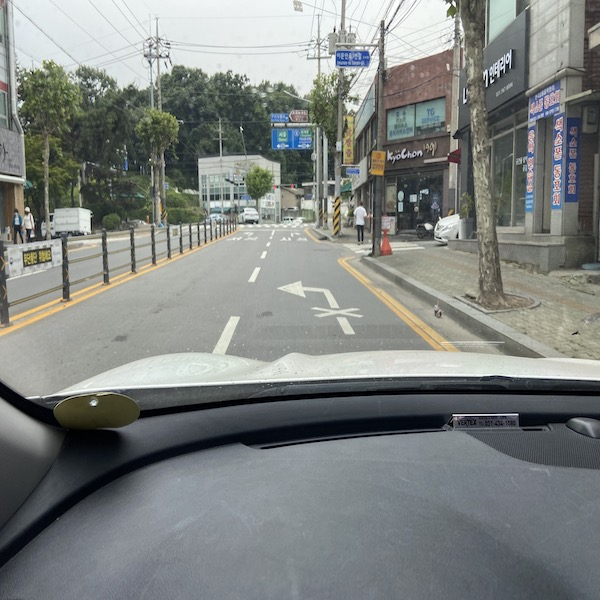
#> input picture 차선 감지 소스/straight22.jpg, 600 x 600 px
$ python '11 line.py'
#> lines starting #> are read from the running program, lines starting #| are printed output that depends on the picture; after the words box and inside, x2 and y2 are one past the last pixel; in counts of white or black regions, pixels touching at a corner belong together
### 차선 감지 소스/doImage.py
import numpy as np
import cv2 as cv
from matplotlib import pyplot as plt
# import matplotlib.pyplot as plt


def myShow(title,  img):
    cv.imshow(title, img)
    key = cv.waitKey(0)
    if key & 0xFF == 27:
        cv.destroyAllWindows()
        exit(0)
    elif key == ord('d') or key == ord('D'):
        cv.destroyWindow(title)
    elif key == ord('s') or key == ord('S'):
        cv.imgwrite(title+".jpg", img)
        cv.destroyWindow(title)
    else:
        pass


# [15 lines left out: functions myPltShow, myDrawLine, not called in this run]

### 차선 감지 소스/11 line.py
'''
Gray -> Threshold-> Canny -> HoughLine

'''
import cv2 as cv
import numpy as np
from doImage import *
from math import *

fileName = 'straight22'

img = cv.imread(fileName+'.jpg')
#> img is the input picture: shape (600, 600, 3); mean B, G, R 128, 130.6, 126.8

# Gray
imgGray = cv.imread(fileName+'.jpg', 0)
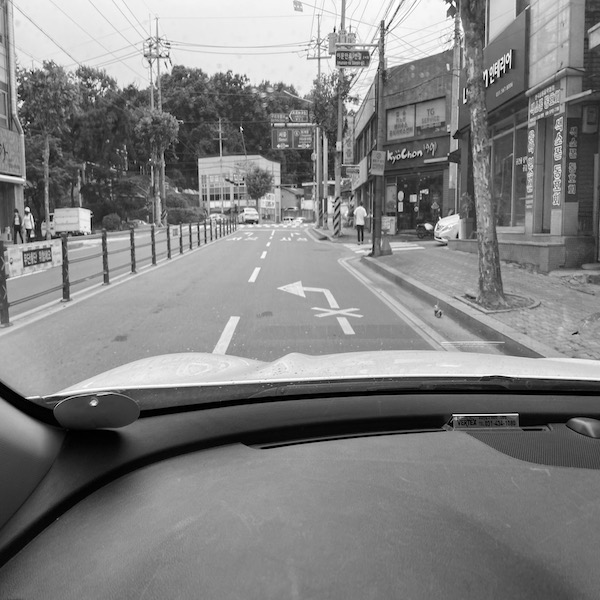
#> imgGray: shape (600, 600); min 0, max 255, mean 129.2

# Threshold
ret, thresh = cv.threshold(imgGray, 200, 255, cv.THRESH_BINARY)
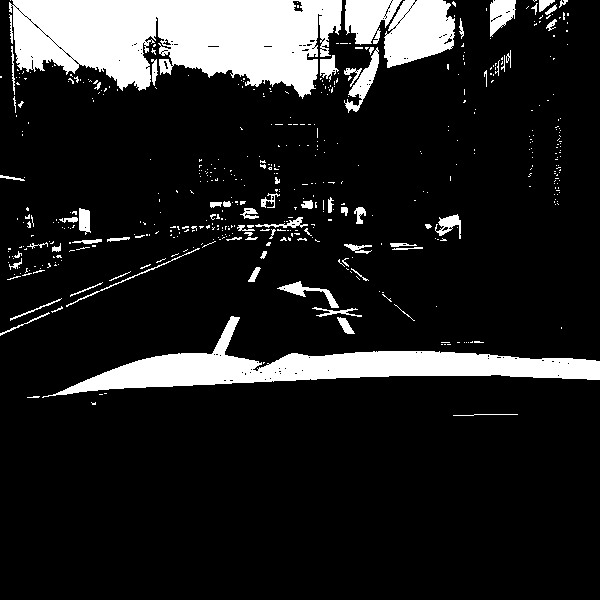
#> thresh: shape (600, 600); 13.6% white; 504 white regions (435 under 20 px), largest, box (x1, y1, x2, y2) and area: (9, 0, 342, 99) 23018, (42, 316, 600, 398) 12867, (384, 0, 455, 68) 3515
myShow(fileName+'_thresh', thresh)
#> (key Esc is pressed here)
#> (the program exits here)

$ run again, with 차선 감지 소스/curved.jpg copied over 차선 감지 소스/straight22.jpg
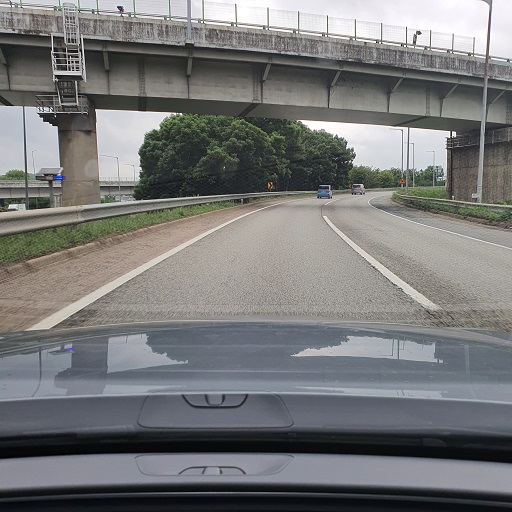
#> input picture 차선 감지 소스/curved.jpg, 512 x 512 px
#> img is the input picture: shape (512, 512, 3); mean B, G, R 120.1, 120, 119.5
#> `ret, thresh = cv.threshold(imgGray, 200, 255, cv.THRESH_BINARY)`:
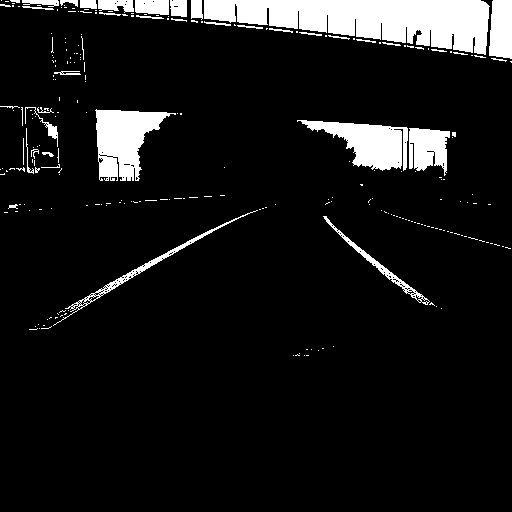
#> thresh: shape (512, 512); 9% white; 251 white regions (209 under 20 px), largest, box (x1, y1, x2, y2) and area: (204, 0, 490, 55) 9828, (95, 109, 176, 181) 3334, (297, 120, 408, 171) 2850

$ run again, with 차선 감지 소스/curved22.jpg copied over 차선 감지 소스/straight22.jpg
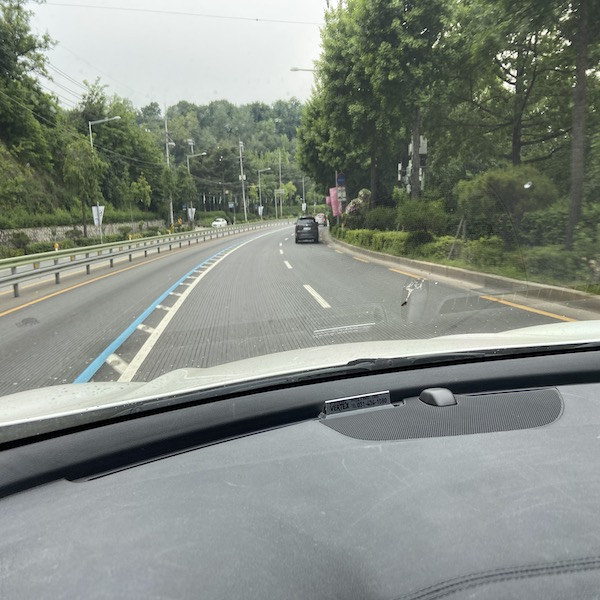
#> input picture 차선 감지 소스/curved22.jpg, 600 x 600 px
#> img is the input picture: shape (600, 600, 3); mean B, G, R 130.8, 138.6, 132.3
#> `imgGray = cv.imread(fileName+'.jpg', 0)`:
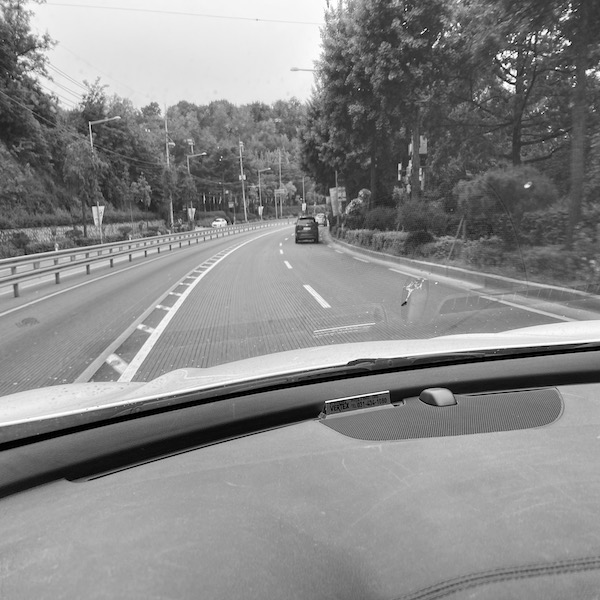
#> imgGray: shape (600, 600); min 0, max 255, mean 135.9
#> `ret, thresh = cv.threshold(imgGray, 200, 255, cv.THRESH_BINARY)`:
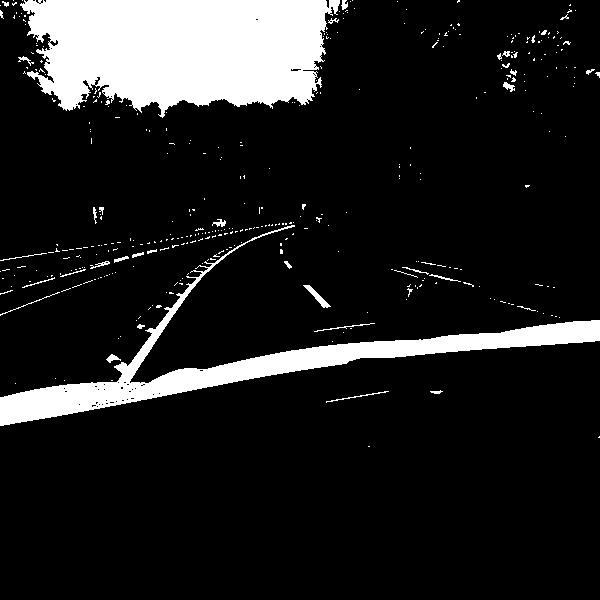
#> thresh: shape (600, 600); 12.6% white; 385 white regions (351 under 20 px), largest, box (x1, y1, x2, y2) and area: (20, 0, 340, 118) 28845, (0, 225, 600, 426) 14003, (303, 285, 331, 308) 169

$ run again, with 차선 감지 소스/express.jpg copied over 차선 감지 소스/straight22.jpg
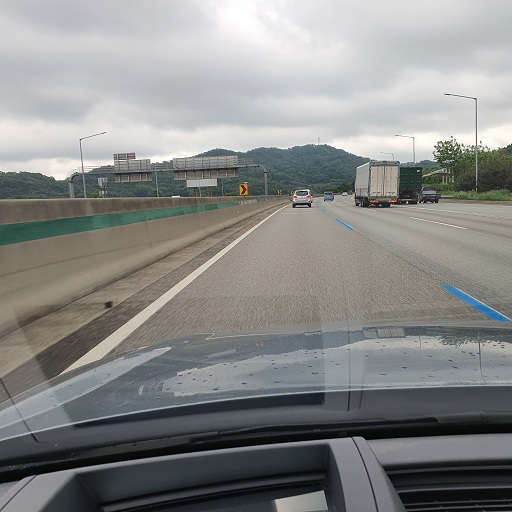
#> input picture 차선 감지 소스/express.jpg, 512 x 512 px
#> img is the input picture: shape (512, 512, 3); mean B, G, R 136.5, 137.8, 137.1
#> `ret, thresh = cv.threshold(imgGray, 200, 255, cv.THRESH_BINARY)`:
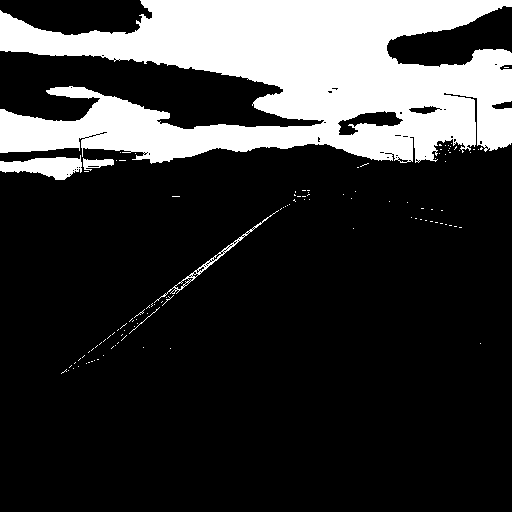
#> thresh: shape (512, 512); 21.4% white; 114 white regions (109 under 20 px), largest, box (x1, y1, x2, y2) and area: (0, 0, 512, 164) 53860, (0, 155, 82, 180) 1214, (154, 210, 279, 303) 408, (83, 158, 114, 171) 229, (129, 307, 160, 334) 33
